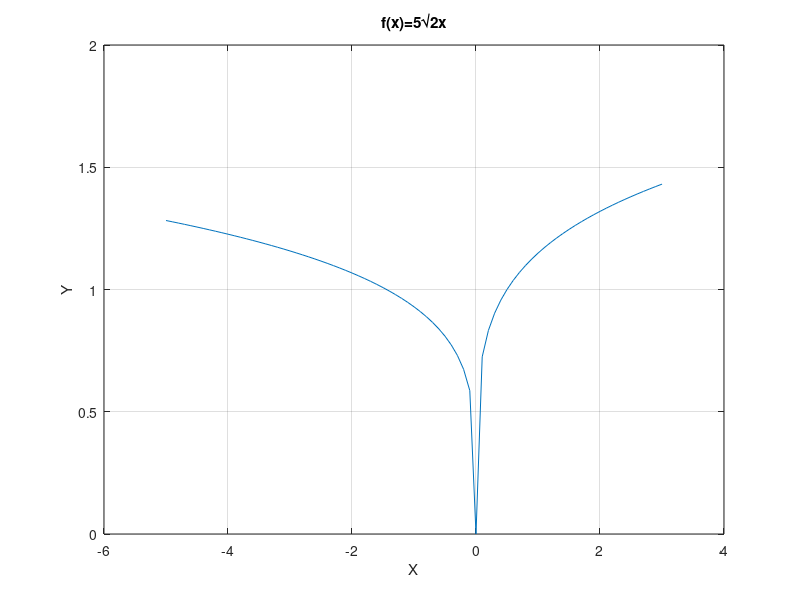

Recreate this plot in MATLAB.
% Octave Script
% Title       : Modelos Matematicos
% Description : Graficar  
% Author      : Erika Amairani Leonardo Arce
% Date        : 23 de junio 2021
% Version     : 1
% Notes       : funcion f(x)=5√2x


clc

%Grafica
x=-5:0.1:3;
y=((2*x).^(1/5));
% Dibujar grafica
plot(x,y)
grid on; 
% Titulo
title("f(x)=5√2x");
% Etiqueta para x
xlabel("X");
% Etiqueta para y
ylabel("Y");
